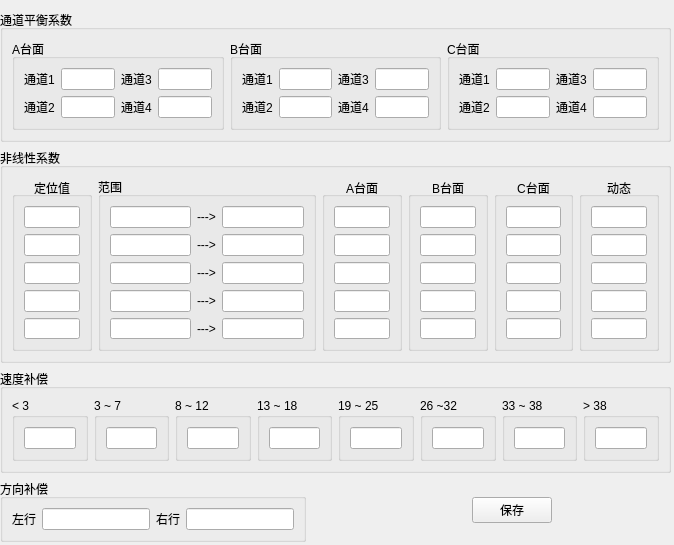
<?xml version="1.0" encoding="UTF-8"?>
<ui version="4.0">
 <class>gainParamWidget</class>
 <widget class="QWidget" name="gainParamWidget">
  <property name="geometry">
   <rect>
    <x>0</x>
    <y>0</y>
    <width>674</width>
    <height>545</height>
   </rect>
  </property>
  <property name="windowTitle">
   <string>增益参数</string>
  </property>
  <widget class="QWidget" name="layoutWidget">
   <property name="geometry">
    <rect>
     <x>0</x>
     <y>10</y>
     <width>671</width>
     <height>532</height>
    </rect>
   </property>
   <layout class="QVBoxLayout" name="verticalLayout_4">
    <item>
     <widget class="QGroupBox" name="groupBox_4">
      <property name="title">
       <string>通道平衡系数</string>
      </property>
      <layout class="QHBoxLayout" name="horizontalLayout_37">
       <item>
        <layout class="QGridLayout" name="gridLayout_8">
         <item row="0" column="0">
          <widget class="QGroupBox" name="groupBox">
           <property name="title">
            <string>A台面</string>
           </property>
           <layout class="QHBoxLayout" name="horizontalLayout_13">
            <item>
             <layout class="QGridLayout" name="gridLayout">
              <item row="0" column="0">
               <layout class="QHBoxLayout" name="horizontalLayout">
                <item>
                 <widget class="QLabel" name="label">
                  <property name="text">
                   <string>通道1</string>
                  </property>
                 </widget>
                </item>
                <item>
                 <widget class="QLineEdit" name="lineEdit"/>
                </item>
                <item>
                 <spacer name="horizontalSpacer">
                  <property name="orientation">
                   <enum>Qt::Horizontal</enum>
                  </property>
                  <property name="sizeHint" stdset="0">
                   <size>
                    <width>40</width>
                    <height>20</height>
                   </size>
                  </property>
                 </spacer>
                </item>
               </layout>
              </item>
              <item row="0" column="1">
               <layout class="QHBoxLayout" name="horizontalLayout_3">
                <item>
                 <widget class="QLabel" name="label_3">
                  <property name="text">
                   <string>通道3</string>
                  </property>
                 </widget>
                </item>
                <item>
                 <widget class="QLineEdit" name="lineEdit_3"/>
                </item>
                <item>
                 <spacer name="horizontalSpacer_3">
                  <property name="orientation">
                   <enum>Qt::Horizontal</enum>
                  </property>
                  <property name="sizeHint" stdset="0">
                   <size>
                    <width>40</width>
                    <height>20</height>
                   </size>
                  </property>
                 </spacer>
                </item>
               </layout>
              </item>
              <item row="1" column="0">
               <layout class="QHBoxLayout" name="horizontalLayout_2">
                <item>
                 <widget class="QLabel" name="label_2">
                  <property name="text">
                   <string>通道2</string>
                  </property>
                 </widget>
                </item>
                <item>
                 <widget class="QLineEdit" name="lineEdit_2"/>
                </item>
                <item>
                 <spacer name="horizontalSpacer_2">
                  <property name="orientation">
                   <enum>Qt::Horizontal</enum>
                  </property>
                  <property name="sizeHint" stdset="0">
                   <size>
                    <width>40</width>
                    <height>20</height>
                   </size>
                  </property>
                 </spacer>
                </item>
               </layout>
              </item>
              <item row="1" column="1">
               <layout class="QHBoxLayout" name="horizontalLayout_4">
                <item>
                 <widget class="QLabel" name="label_4">
                  <property name="text">
                   <string>通道4</string>
                  </property>
                 </widget>
                </item>
                <item>
                 <widget class="QLineEdit" name="lineEdit_4"/>
                </item>
                <item>
                 <spacer name="horizontalSpacer_4">
                  <property name="orientation">
                   <enum>Qt::Horizontal</enum>
                  </property>
                  <property name="sizeHint" stdset="0">
                   <size>
                    <width>40</width>
                    <height>20</height>
                   </size>
                  </property>
                 </spacer>
                </item>
               </layout>
              </item>
             </layout>
            </item>
           </layout>
          </widget>
         </item>
         <item row="0" column="1">
          <widget class="QGroupBox" name="groupBox_2">
           <property name="title">
            <string>B台面</string>
           </property>
           <layout class="QHBoxLayout" name="horizontalLayout_14">
            <item>
             <layout class="QGridLayout" name="gridLayout_2">
              <item row="0" column="0">
               <layout class="QHBoxLayout" name="horizontalLayout_5">
                <item>
                 <widget class="QLabel" name="label_5">
                  <property name="text">
                   <string>通道1</string>
                  </property>
                 </widget>
                </item>
                <item>
                 <widget class="QLineEdit" name="lineEdit_5"/>
                </item>
                <item>
                 <spacer name="horizontalSpacer_5">
                  <property name="orientation">
                   <enum>Qt::Horizontal</enum>
                  </property>
                  <property name="sizeHint" stdset="0">
                   <size>
                    <width>40</width>
                    <height>20</height>
                   </size>
                  </property>
                 </spacer>
                </item>
               </layout>
              </item>
              <item row="0" column="1">
               <layout class="QHBoxLayout" name="horizontalLayout_6">
                <item>
                 <widget class="QLabel" name="label_6">
                  <property name="text">
                   <string>通道3</string>
                  </property>
                 </widget>
                </item>
                <item>
                 <widget class="QLineEdit" name="lineEdit_6"/>
                </item>
                <item>
                 <spacer name="horizontalSpacer_6">
                  <property name="orientation">
                   <enum>Qt::Horizontal</enum>
                  </property>
                  <property name="sizeHint" stdset="0">
                   <size>
                    <width>40</width>
                    <height>20</height>
                   </size>
                  </property>
                 </spacer>
                </item>
               </layout>
              </item>
              <item row="1" column="0">
               <layout class="QHBoxLayout" name="horizontalLayout_7">
                <item>
                 <widget class="QLabel" name="label_7">
                  <property name="text">
                   <string>通道2</string>
                  </property>
                 </widget>
                </item>
                <item>
                 <widget class="QLineEdit" name="lineEdit_7"/>
                </item>
                <item>
                 <spacer name="horizontalSpacer_7">
                  <property name="orientation">
                   <enum>Qt::Horizontal</enum>
                  </property>
                  <property name="sizeHint" stdset="0">
                   <size>
                    <width>40</width>
                    <height>20</height>
                   </size>
                  </property>
                 </spacer>
                </item>
               </layout>
              </item>
              <item row="1" column="1">
               <layout class="QHBoxLayout" name="horizontalLayout_8">
                <item>
                 <widget class="QLabel" name="label_8">
                  <property name="text">
                   <string>通道4</string>
                  </property>
                 </widget>
                </item>
                <item>
                 <widget class="QLineEdit" name="lineEdit_8"/>
                </item>
                <item>
                 <spacer name="horizontalSpacer_8">
                  <property name="orientation">
                   <enum>Qt::Horizontal</enum>
                  </property>
                  <property name="sizeHint" stdset="0">
                   <size>
                    <width>40</width>
                    <height>20</height>
                   </size>
                  </property>
                 </spacer>
                </item>
               </layout>
              </item>
             </layout>
            </item>
           </layout>
          </widget>
         </item>
         <item row="0" column="2">
          <widget class="QGroupBox" name="groupBox_3">
           <property name="title">
            <string>C台面</string>
           </property>
           <layout class="QHBoxLayout" name="horizontalLayout_36">
            <item>
             <layout class="QGridLayout" name="gridLayout_3">
              <item row="0" column="0">
               <layout class="QHBoxLayout" name="horizontalLayout_9">
                <item>
                 <widget class="QLabel" name="label_9">
                  <property name="text">
                   <string>通道1</string>
                  </property>
                 </widget>
                </item>
                <item>
                 <widget class="QLineEdit" name="lineEdit_9"/>
                </item>
                <item>
                 <spacer name="horizontalSpacer_9">
                  <property name="orientation">
                   <enum>Qt::Horizontal</enum>
                  </property>
                  <property name="sizeHint" stdset="0">
                   <size>
                    <width>40</width>
                    <height>20</height>
                   </size>
                  </property>
                 </spacer>
                </item>
               </layout>
              </item>
              <item row="0" column="1">
               <layout class="QHBoxLayout" name="horizontalLayout_10">
                <item>
                 <widget class="QLabel" name="label_10">
                  <property name="text">
                   <string>通道3</string>
                  </property>
                 </widget>
                </item>
                <item>
                 <widget class="QLineEdit" name="lineEdit_10"/>
                </item>
                <item>
                 <spacer name="horizontalSpacer_10">
                  <property name="orientation">
                   <enum>Qt::Horizontal</enum>
                  </property>
                  <property name="sizeHint" stdset="0">
                   <size>
                    <width>40</width>
                    <height>20</height>
                   </size>
                  </property>
                 </spacer>
                </item>
               </layout>
              </item>
              <item row="1" column="0">
               <layout class="QHBoxLayout" name="horizontalLayout_11">
                <item>
                 <widget class="QLabel" name="label_11">
                  <property name="text">
                   <string>通道2</string>
                  </property>
                 </widget>
                </item>
                <item>
                 <widget class="QLineEdit" name="lineEdit_11"/>
                </item>
                <item>
                 <spacer name="horizontalSpacer_11">
                  <property name="orientation">
                   <enum>Qt::Horizontal</enum>
                  </property>
                  <property name="sizeHint" stdset="0">
                   <size>
                    <width>40</width>
                    <height>20</height>
                   </size>
                  </property>
                 </spacer>
                </item>
               </layout>
              </item>
              <item row="1" column="1">
               <layout class="QHBoxLayout" name="horizontalLayout_12">
                <item>
                 <widget class="QLabel" name="label_12">
                  <property name="text">
                   <string>通道4</string>
                  </property>
                 </widget>
                </item>
                <item>
                 <widget class="QLineEdit" name="lineEdit_12"/>
                </item>
                <item>
                 <spacer name="horizontalSpacer_12">
                  <property name="orientation">
                   <enum>Qt::Horizontal</enum>
                  </property>
                  <property name="sizeHint" stdset="0">
                   <size>
                    <width>40</width>
                    <height>20</height>
                   </size>
                  </property>
                 </spacer>
                </item>
               </layout>
              </item>
             </layout>
            </item>
           </layout>
          </widget>
         </item>
        </layout>
       </item>
      </layout>
     </widget>
    </item>
    <item>
     <widget class="QGroupBox" name="groupBox_11">
      <property name="title">
       <string>非线性系数</string>
      </property>
      <layout class="QVBoxLayout" name="verticalLayout_2">
       <item>
        <layout class="QGridLayout" name="gridLayout_4">
         <item row="0" column="0">
          <widget class="QGroupBox" name="groupBox_5">
           <property name="title">
            <string>定位值</string>
           </property>
           <property name="alignment">
            <set>Qt::AlignCenter</set>
           </property>
           <property name="flat">
            <bool>false</bool>
           </property>
           <property name="checkable">
            <bool>false</bool>
           </property>
           <layout class="QHBoxLayout" name="horizontalLayout_22">
            <item>
             <layout class="QVBoxLayout" name="verticalLayout">
              <item>
               <widget class="QLineEdit" name="lineEdit_13"/>
              </item>
              <item>
               <widget class="QLineEdit" name="lineEdit_14"/>
              </item>
              <item>
               <widget class="QLineEdit" name="lineEdit_15"/>
              </item>
              <item>
               <widget class="QLineEdit" name="lineEdit_16"/>
              </item>
              <item>
               <widget class="QLineEdit" name="lineEdit_17"/>
              </item>
             </layout>
            </item>
           </layout>
          </widget>
         </item>
         <item row="0" column="1">
          <widget class="QGroupBox" name="groupBox_6">
           <property name="title">
            <string>范围</string>
           </property>
           <layout class="QHBoxLayout" name="horizontalLayout_21">
            <item>
             <layout class="QVBoxLayout" name="verticalLayout_3">
              <item>
               <layout class="QHBoxLayout" name="horizontalLayout_17">
                <item>
                 <widget class="QLineEdit" name="lineEdit_22"/>
                </item>
                <item>
                 <widget class="QLabel" name="label_15">
                  <property name="text">
                   <string>---&gt;</string>
                  </property>
                 </widget>
                </item>
                <item>
                 <widget class="QLineEdit" name="lineEdit_23"/>
                </item>
               </layout>
              </item>
              <item>
               <layout class="QHBoxLayout" name="horizontalLayout_18">
                <item>
                 <widget class="QLineEdit" name="lineEdit_24"/>
                </item>
                <item>
                 <widget class="QLabel" name="label_16">
                  <property name="text">
                   <string>---&gt;</string>
                  </property>
                 </widget>
                </item>
                <item>
                 <widget class="QLineEdit" name="lineEdit_25"/>
                </item>
               </layout>
              </item>
              <item>
               <layout class="QHBoxLayout" name="horizontalLayout_15">
                <item>
                 <widget class="QLineEdit" name="lineEdit_18"/>
                </item>
                <item>
                 <widget class="QLabel" name="label_13">
                  <property name="text">
                   <string>---&gt;</string>
                  </property>
                 </widget>
                </item>
                <item>
                 <widget class="QLineEdit" name="lineEdit_19"/>
                </item>
               </layout>
              </item>
              <item>
               <layout class="QHBoxLayout" name="horizontalLayout_16">
                <item>
                 <widget class="QLineEdit" name="lineEdit_20"/>
                </item>
                <item>
                 <widget class="QLabel" name="label_14">
                  <property name="text">
                   <string>---&gt;</string>
                  </property>
                 </widget>
                </item>
                <item>
                 <widget class="QLineEdit" name="lineEdit_21"/>
                </item>
               </layout>
              </item>
              <item>
               <layout class="QHBoxLayout" name="horizontalLayout_19">
                <item>
                 <widget class="QLineEdit" name="lineEdit_26"/>
                </item>
                <item>
                 <widget class="QLabel" name="label_17">
                  <property name="text">
                   <string>---&gt;</string>
                  </property>
                 </widget>
                </item>
                <item>
                 <widget class="QLineEdit" name="lineEdit_27"/>
                </item>
               </layout>
              </item>
             </layout>
            </item>
           </layout>
          </widget>
         </item>
         <item row="0" column="2">
          <widget class="QGroupBox" name="groupBox_7">
           <property name="title">
            <string>A台面</string>
           </property>
           <property name="alignment">
            <set>Qt::AlignCenter</set>
           </property>
           <layout class="QVBoxLayout" name="verticalLayout_6">
            <item>
             <layout class="QVBoxLayout" name="verticalLayout_5">
              <item>
               <widget class="QLineEdit" name="lineEdit_28"/>
              </item>
              <item>
               <widget class="QLineEdit" name="lineEdit_29"/>
              </item>
              <item>
               <widget class="QLineEdit" name="lineEdit_30"/>
              </item>
              <item>
               <widget class="QLineEdit" name="lineEdit_31"/>
              </item>
              <item>
               <widget class="QLineEdit" name="lineEdit_32"/>
              </item>
             </layout>
            </item>
           </layout>
          </widget>
         </item>
         <item row="0" column="3">
          <widget class="QGroupBox" name="groupBox_8">
           <property name="title">
            <string>B台面</string>
           </property>
           <property name="alignment">
            <set>Qt::AlignCenter</set>
           </property>
           <layout class="QVBoxLayout" name="verticalLayout_7">
            <item>
             <layout class="QVBoxLayout" name="verticalLayout_8">
              <item>
               <widget class="QLineEdit" name="lineEdit_33"/>
              </item>
              <item>
               <widget class="QLineEdit" name="lineEdit_34"/>
              </item>
              <item>
               <widget class="QLineEdit" name="lineEdit_35"/>
              </item>
              <item>
               <widget class="QLineEdit" name="lineEdit_36"/>
              </item>
              <item>
               <widget class="QLineEdit" name="lineEdit_37"/>
              </item>
             </layout>
            </item>
           </layout>
          </widget>
         </item>
         <item row="0" column="4">
          <widget class="QGroupBox" name="groupBox_9">
           <property name="title">
            <string>C台面</string>
           </property>
           <property name="alignment">
            <set>Qt::AlignCenter</set>
           </property>
           <layout class="QVBoxLayout" name="verticalLayout_9">
            <item>
             <layout class="QVBoxLayout" name="verticalLayout_10">
              <item>
               <widget class="QLineEdit" name="lineEdit_38"/>
              </item>
              <item>
               <widget class="QLineEdit" name="lineEdit_39"/>
              </item>
              <item>
               <widget class="QLineEdit" name="lineEdit_40"/>
              </item>
              <item>
               <widget class="QLineEdit" name="lineEdit_41"/>
              </item>
              <item>
               <widget class="QLineEdit" name="lineEdit_42"/>
              </item>
             </layout>
            </item>
           </layout>
          </widget>
         </item>
         <item row="0" column="5">
          <widget class="QGroupBox" name="groupBox_10">
           <property name="title">
            <string>动态</string>
           </property>
           <property name="alignment">
            <set>Qt::AlignCenter</set>
           </property>
           <layout class="QVBoxLayout" name="verticalLayout_11">
            <item>
             <layout class="QVBoxLayout" name="verticalLayout_12">
              <item>
               <widget class="QLineEdit" name="lineEdit_43"/>
              </item>
              <item>
               <widget class="QLineEdit" name="lineEdit_44"/>
              </item>
              <item>
               <widget class="QLineEdit" name="lineEdit_45"/>
              </item>
              <item>
               <widget class="QLineEdit" name="lineEdit_46"/>
              </item>
              <item>
               <widget class="QLineEdit" name="lineEdit_47"/>
              </item>
             </layout>
            </item>
           </layout>
          </widget>
         </item>
        </layout>
       </item>
      </layout>
     </widget>
    </item>
    <item>
     <widget class="QGroupBox" name="groupBox_20">
      <property name="title">
       <string>速度补偿</string>
      </property>
      <layout class="QHBoxLayout" name="horizontalLayout_30">
       <item>
        <layout class="QGridLayout" name="gridLayout_5">
         <item row="0" column="0">
          <widget class="QGroupBox" name="groupBox_12">
           <property name="title">
            <string>&lt; 3</string>
           </property>
           <layout class="QHBoxLayout" name="horizontalLayout_20">
            <item>
             <widget class="QLineEdit" name="lineEdit_48"/>
            </item>
           </layout>
          </widget>
         </item>
         <item row="0" column="1">
          <widget class="QGroupBox" name="groupBox_13">
           <property name="title">
            <string>3 ~ 7</string>
           </property>
           <layout class="QHBoxLayout" name="horizontalLayout_23">
            <item>
             <widget class="QLineEdit" name="lineEdit_49"/>
            </item>
           </layout>
          </widget>
         </item>
         <item row="0" column="2">
          <widget class="QGroupBox" name="groupBox_14">
           <property name="title">
            <string>8 ~ 12</string>
           </property>
           <layout class="QHBoxLayout" name="horizontalLayout_24">
            <item>
             <widget class="QLineEdit" name="lineEdit_50"/>
            </item>
           </layout>
          </widget>
         </item>
         <item row="0" column="3">
          <widget class="QGroupBox" name="groupBox_15">
           <property name="title">
            <string>13 ~ 18</string>
           </property>
           <layout class="QHBoxLayout" name="horizontalLayout_25">
            <item>
             <widget class="QLineEdit" name="lineEdit_51"/>
            </item>
           </layout>
          </widget>
         </item>
         <item row="0" column="4">
          <widget class="QGroupBox" name="groupBox_16">
           <property name="title">
            <string>19 ~ 25</string>
           </property>
           <layout class="QHBoxLayout" name="horizontalLayout_26">
            <item>
             <widget class="QLineEdit" name="lineEdit_52"/>
            </item>
           </layout>
          </widget>
         </item>
         <item row="0" column="5">
          <widget class="QGroupBox" name="groupBox_17">
           <property name="title">
            <string>26 ~32</string>
           </property>
           <layout class="QHBoxLayout" name="horizontalLayout_27">
            <item>
             <widget class="QLineEdit" name="lineEdit_53"/>
            </item>
           </layout>
          </widget>
         </item>
         <item row="0" column="6">
          <widget class="QGroupBox" name="groupBox_18">
           <property name="title">
            <string>33 ~ 38</string>
           </property>
           <layout class="QHBoxLayout" name="horizontalLayout_28">
            <item>
             <widget class="QLineEdit" name="lineEdit_54"/>
            </item>
           </layout>
          </widget>
         </item>
         <item row="0" column="7">
          <widget class="QGroupBox" name="groupBox_19">
           <property name="title">
            <string>&gt; 38</string>
           </property>
           <layout class="QHBoxLayout" name="horizontalLayout_29">
            <item>
             <widget class="QLineEdit" name="lineEdit_55"/>
            </item>
           </layout>
          </widget>
         </item>
        </layout>
       </item>
      </layout>
     </widget>
    </item>
    <item>
     <layout class="QGridLayout" name="gridLayout_7">
      <item row="0" column="0">
       <layout class="QHBoxLayout" name="horizontalLayout_35">
        <item>
         <widget class="QGroupBox" name="groupBox_21">
          <property name="title">
           <string>方向补偿</string>
          </property>
          <layout class="QHBoxLayout" name="horizontalLayout_33">
           <item>
            <layout class="QGridLayout" name="gridLayout_6">
             <item row="0" column="0">
              <layout class="QHBoxLayout" name="horizontalLayout_31">
               <item>
                <widget class="QLabel" name="label_18">
                 <property name="text">
                  <string>左行</string>
                 </property>
                </widget>
               </item>
               <item>
                <widget class="QLineEdit" name="lineEdit_56"/>
               </item>
              </layout>
             </item>
             <item row="0" column="1">
              <layout class="QHBoxLayout" name="horizontalLayout_32">
               <item>
                <widget class="QLabel" name="label_19">
                 <property name="text">
                  <string>右行</string>
                 </property>
                </widget>
               </item>
               <item>
                <widget class="QLineEdit" name="lineEdit_57"/>
               </item>
              </layout>
             </item>
            </layout>
           </item>
          </layout>
         </widget>
        </item>
        <item>
         <spacer name="horizontalSpacer_14">
          <property name="orientation">
           <enum>Qt::Horizontal</enum>
          </property>
          <property name="sizeHint" stdset="0">
           <size>
            <width>40</width>
            <height>20</height>
           </size>
          </property>
         </spacer>
        </item>
       </layout>
      </item>
      <item row="0" column="1">
       <layout class="QHBoxLayout" name="horizontalLayout_34">
        <item>
         <spacer name="horizontalSpacer_13">
          <property name="orientation">
           <enum>Qt::Horizontal</enum>
          </property>
          <property name="sizeHint" stdset="0">
           <size>
            <width>40</width>
            <height>20</height>
           </size>
          </property>
         </spacer>
        </item>
        <item>
         <widget class="QPushButton" name="pushButton">
          <property name="text">
           <string>保存</string>
          </property>
         </widget>
        </item>
        <item>
         <spacer name="horizontalSpacer_15">
          <property name="orientation">
           <enum>Qt::Horizontal</enum>
          </property>
          <property name="sizeHint" stdset="0">
           <size>
            <width>40</width>
            <height>20</height>
           </size>
          </property>
         </spacer>
        </item>
       </layout>
      </item>
     </layout>
    </item>
    <item>
     <spacer name="verticalSpacer">
      <property name="orientation">
       <enum>Qt::Vertical</enum>
      </property>
      <property name="sizeHint" stdset="0">
       <size>
        <width>20</width>
        <height>40</height>
       </size>
      </property>
     </spacer>
    </item>
   </layout>
  </widget>
 </widget>
 <resources/>
 <connections/>
</ui>
